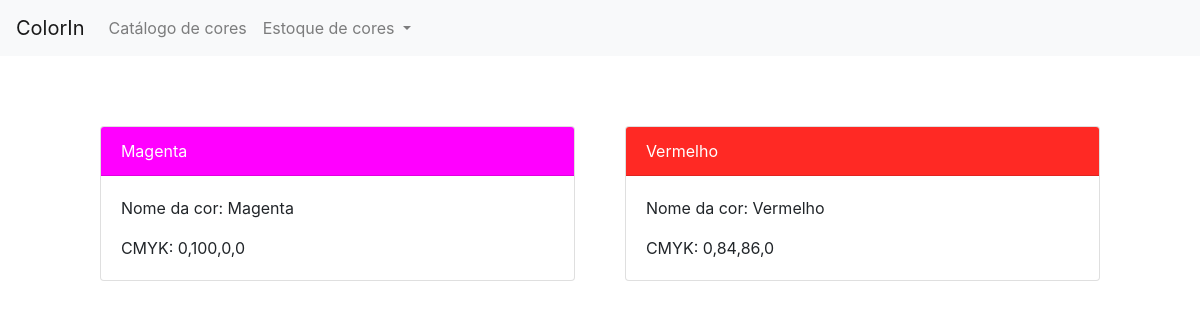
Screenshot of /list_colors/ with the database file from the repository.
### color_in/models/color.py (models this page shows, shortened)
class Color(models.Model):
    color_name = models.CharField(
        max_length=100, verbose_name="Nome da cor", blank=False)
    cmyk = models.CharField(max_length=20, blank=False,
                            validators=[validate_comma_separated_integer_list])

### color_in/views/color_view.py (the view)
# urls.py: path('list_colors/', ColorListView.as_view(), name='color-list'),
class ColorListView(ListView):
    model = Color

### color_in/templatetags/cmyk_to_rgb.py (called while the page is built)
@register.filter
@stringfilter
def to_rgb(value):
    cmyk_arr = value.split(',')
    cmyk_arr = list(map(int, cmyk_arr))
    C = cmyk_arr[0]/100
    M = cmyk_arr[1]/100
    Y = cmyk_arr[2]/100
    K = cmyk_arr[3]/100
    r =  ceil(255 * (1 - C) * (1 - K))
    g =  ceil(255 * (1 - M) * (1 - K))
    b =  ceil(255 * (1 - Y) * (1 - K))
    return ','.join(map(str, [r, g, b]))

### color_in/templates/color_in/color_list.html (shortened to what this page needs)
{% extends 'header.html' %}
{% load cmyk_to_rgb %}
    {% block content %}
        <div class="row">
        {% for element in object_list %}
                <div class="col-sm-6">
                <div class="card" style="margin: 2%">
                    <div class="card-header" style="color: white; background-color: rgb({{ element.cmyk|to_rgb }})">
                    {{ element.color_name }}
                    </div>
                    <div class="card-body">
                    <p class="card-text">Nome da cor: {{ element.color_name }}
                    <p class="card-text">CMYK: {{ element.cmyk }} </p>
                    </div>
                </div>
                </div>
        {% endfor %}
            </div>
    {% endblock %}

### rows the page displays
Color: color_name "Magenta", cmyk "0,100,0,0"
Color: color_name "Vermelho", cmyk "0,84,86,0"
